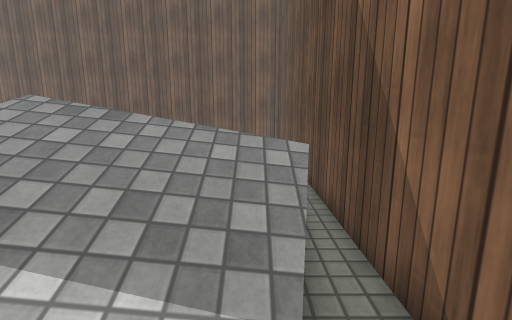
[1] (above)

15 first-person views from a walk through a Unity game level. The camera is 1.2 m above the floor, tilts 10° down and sees 90° across. The floor is counted in squares, 0.5 m on a side. Each view is taken from the middle of a square. On the plan, view 1 faces up. The plan holds only what a view shows up to about 17 squares ahead; the rest is blank. Surface patterns are stand-ins for the level's own textures.

[2]
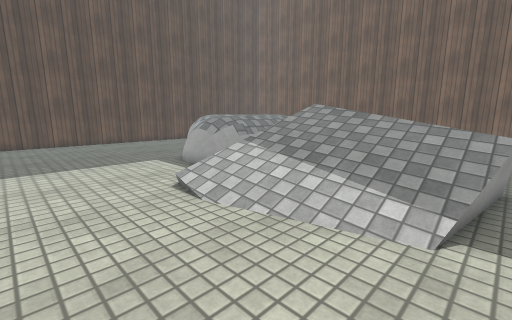

[3]
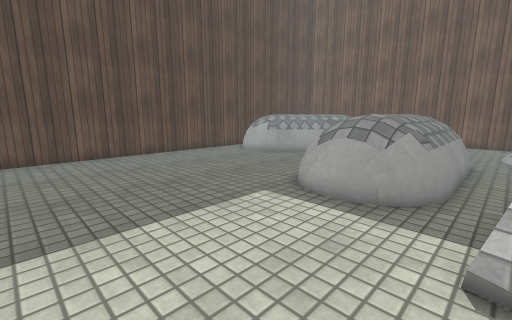

[4]
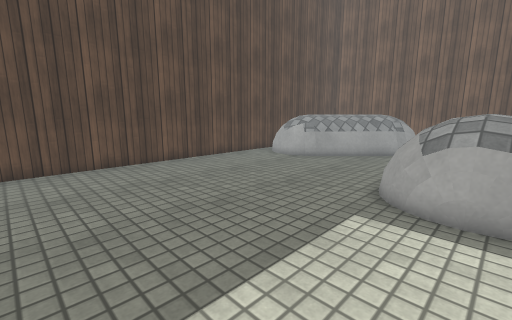

[5]
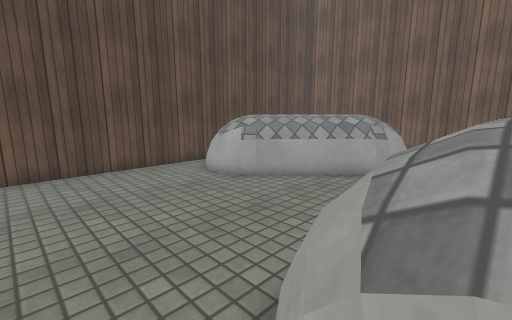

[6]
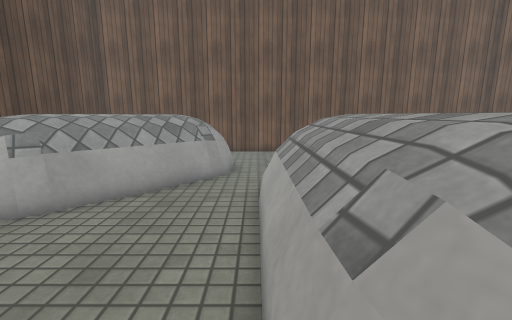

[7]
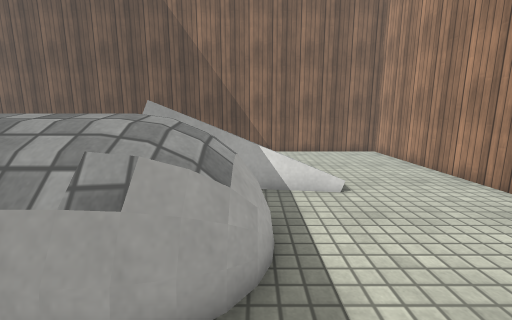

[8]
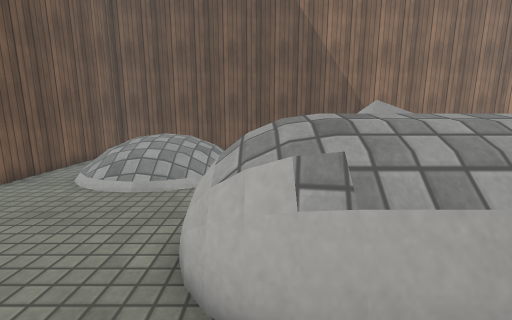

[9]
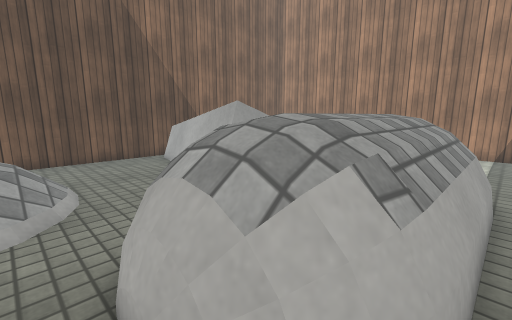

[10]
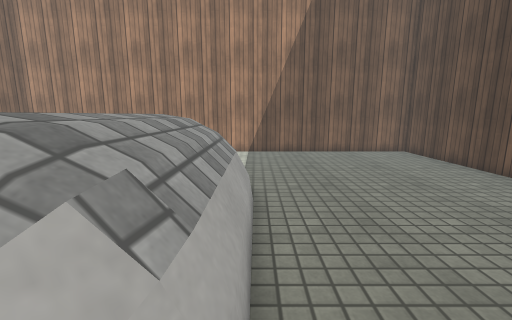

[11]
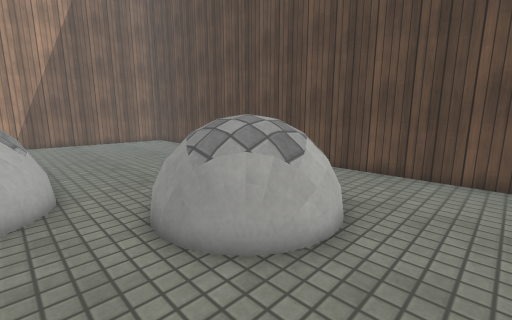

[12]
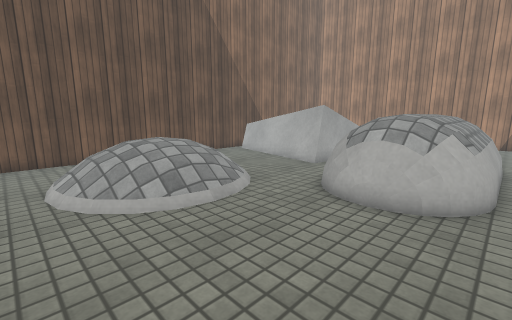

[13]
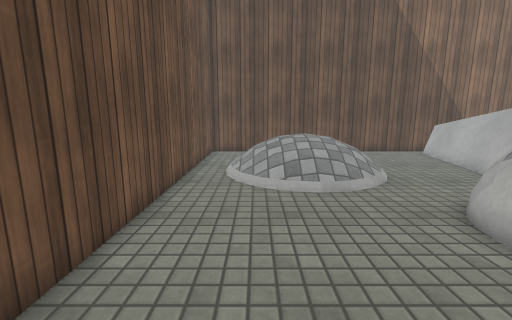

[14]
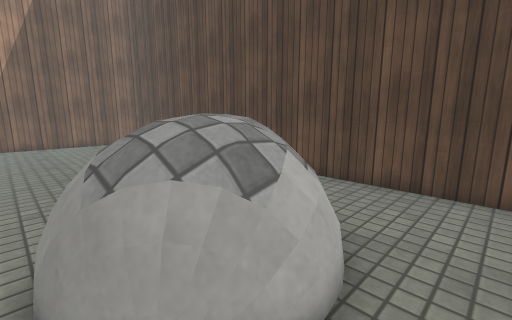

[15]
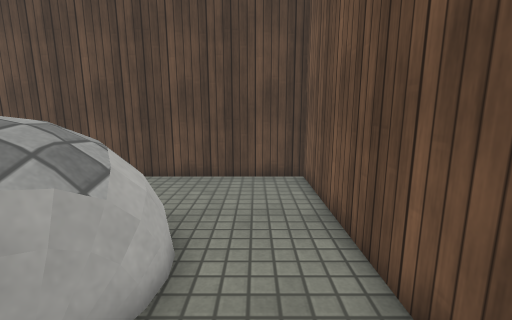

### Floor plan
Key: @ floor where view 1 was taken; # wall or solid block; . main floor; : floor 0.25 m higher than the main floor; + floor 0.5 m higher than the main floor; * floor 0.75 m higher than the main floor; % floor 1 m higher than the main floor; & floor 1.25 m higher than the main floor; / step, stairs or slope; = window, fence, low wall or low ledge; ^ raised ledge; v drop or lower ground.
Columns run from 23 left of view 1 to 2 right of it. Each row starts with its distance up from view 1.
 20 ##########################
 19 #........................#
 18 #..................:.....#
 17 #.....##.........:+++  ..#
 16 #....====........+***    #
 15 #...=^^^^=......:+**     #
 14 #..= ^^^^=.......+**     #
 13 #.= ^^^^^=.......:+++    #
 12 #= ^^^^^=..====...:::....#
 11 #  ^^^^=..==^^==.........#
 10 #= ^^^=...=^^^^=.........#
  9 #.====....=^^^^=.........#
  8 #.........=^^^^=.=##.....#
  7 #.........=^^^^=.#=====#.#
  6 #.........=^^^^=.=&&&v===#
  5 #.........=^^^^=.=//%%**=#
  4 #.........==^^==.///////=#
  3 #..........====..*//////.#
  2 #...............////////.#
  1 #.............../////....#
  0 #...............//.....@.#
 -1 #........................#
 -2 #........................#
 -3 #........................#
 -4 #........................#
 -5 ##########################

Where each view was taken, in squares from view 1:
view 1: 0 up, 0 right, facing up
view 2: 4 down, 1 right, facing up-left
view 3: 4 down, 7 left, facing up-left
view 4: 4 down, 10 left, facing up-left
view 5: 2 up, 11 left, facing up-left
view 6: 3 up, 13 left, facing up
view 7: 3 up, 15 left, facing right
view 8: 11 up, 15 left, facing right
view 9: 13 up, 13 left, facing down-right
view 10: 12 up, 13 left, facing down
view 11: 19 up, 12 left, facing down-left
view 12: 19 up, 13 left, facing down-right
view 13: 17 up, 15 left, facing right
view 14: 18 up, 14 left, facing down-left
view 15: 18 up, 13 left, facing left
